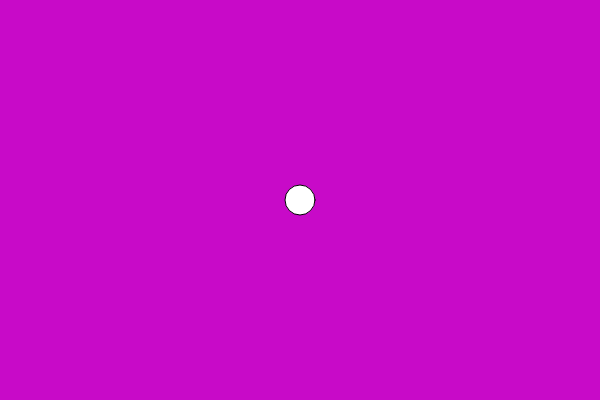
Frame 1 (no input)
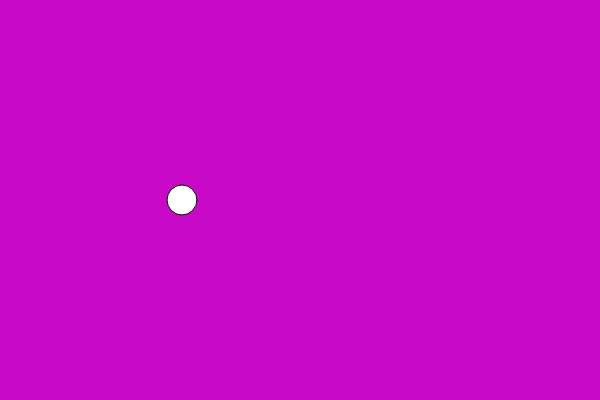
Frame 60 (no input)
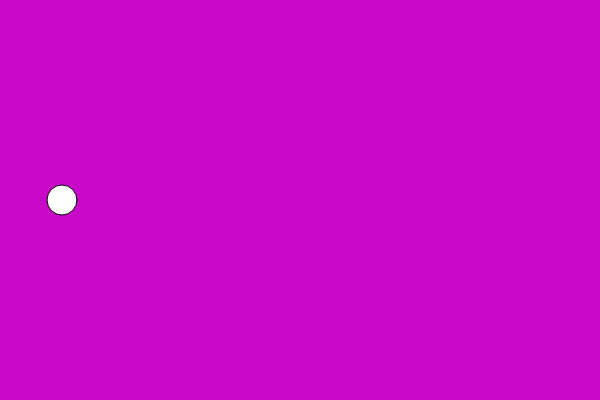
Frame 120 (the mouse pressed at the canvas centre since frame 60)

The p5.js sketch that drew these frames (run headless with seeded random() and noise() and a simulated clock; from frame 60 on, the mouse is pressed at the canvas centre):

// p5.js sketch
// ── sketch.js
var ball = {
  x : 300,
  y : 200,
  radius : 30,
  vX : -2,
  vY : -4,
  arr : [89,1000,9]
};



function setup() {
  createCanvas(600, 400);
  console.log(ball.vY);
  console.log(ball.arr)
  
}



function draw() {
  background(200, 10, 200);
  ellipse(ball.x, ball.y, ball.radius);
  ball.x += ball.vX
}
